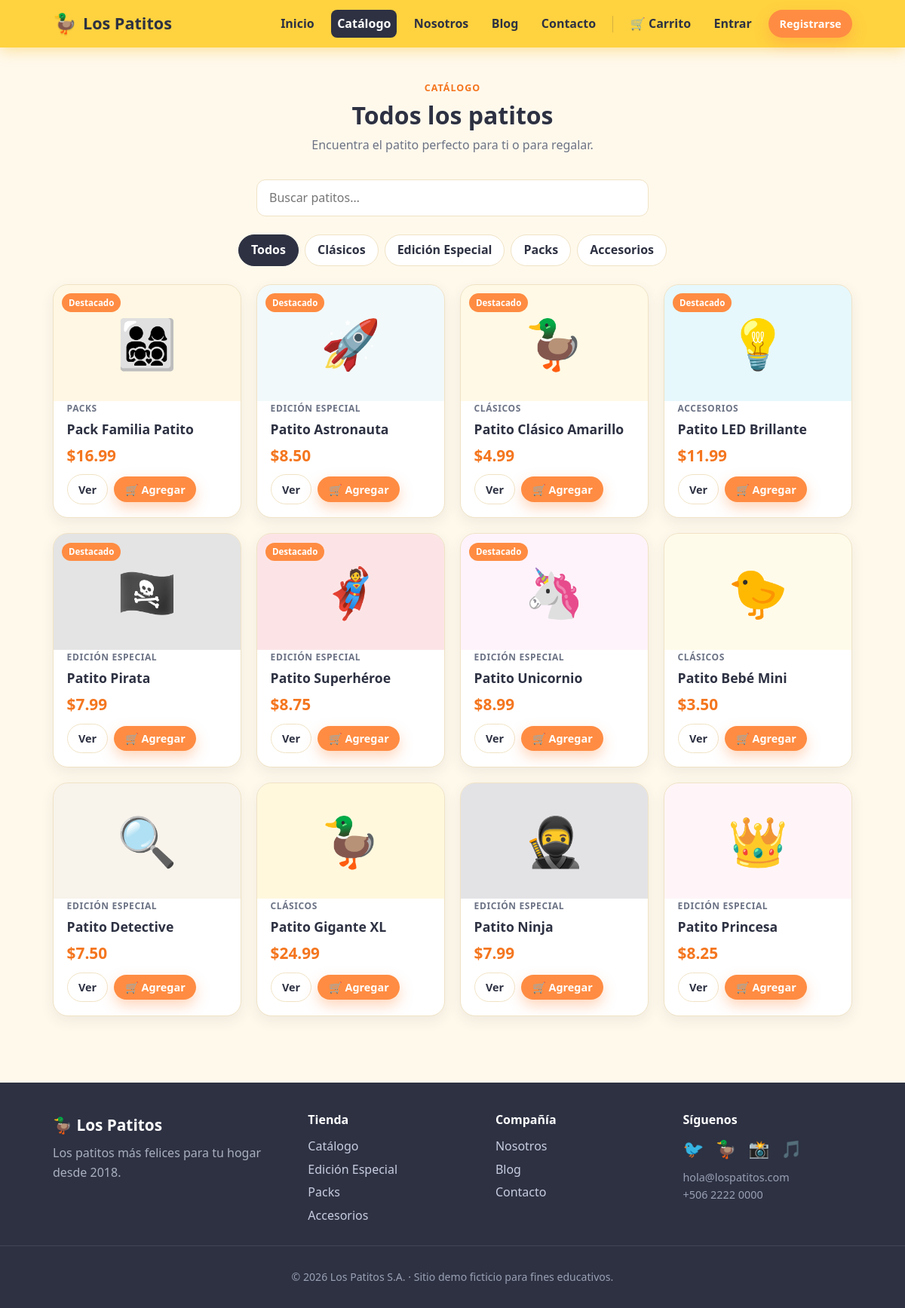
The page /productos.php on the database its author committed.
### tables this page shows
CREATE TABLE IF NOT EXISTS categorias (
    id BIGINT UNSIGNED AUTO_INCREMENT PRIMARY KEY,
    nombre VARCHAR(80) NOT NULL,
    slug VARCHAR(80) NOT NULL,
    descripcion VARCHAR(255) NULL,
    UNIQUE KEY uk_categorias_slug (slug)
);

CREATE TABLE IF NOT EXISTS productos (
    id BIGINT UNSIGNED AUTO_INCREMENT PRIMARY KEY,
    categoria_id BIGINT UNSIGNED NULL,
    nombre VARCHAR(120) NOT NULL,
    slug VARCHAR(120) NOT NULL,
    descripcion TEXT NULL,
    precio DECIMAL(10, 2) NOT NULL DEFAULT 0.00,
    emoji VARCHAR(16) NOT NULL DEFAULT '🦆',
    color_hex VARCHAR(7) NOT NULL DEFAULT '#FFD23F',
    stock INT NOT NULL DEFAULT 0,
    destacado TINYINT(1) NOT NULL DEFAULT 0,
    estado ENUM('activo', 'inactivo') NOT NULL DEFAULT 'activo',
    fecha_creacion TIMESTAMP NOT NULL DEFAULT CURRENT_TIMESTAMP,
    UNIQUE KEY uk_productos_slug (slug),
    KEY idx_productos_categoria (categoria_id),
    CONSTRAINT fk_productos_categoria FOREIGN KEY (categoria_id)
        REFERENCES categorias (id) ON DELETE SET NULL
);

### includes/helpers.php (called while the page is built, shortened)
<?php
function e(?string $value): string
{
    return htmlspecialchars((string) $value, ENT_QUOTES, 'UTF-8');
}

### config.php (called while the page is built, shortened)
<?php
function db(): PDO
{
    static $pdo = null;
    if ($pdo instanceof PDO) {
        return $pdo;
    }
    $dsn = sprintf(
        'mysql:host=%s;port=%s;dbname=%s;charset=utf8mb4',
        DB_HOST,
        DB_PORT,
        DB_NAME
    );
    $options = [
        PDO::ATTR_ERRMODE => PDO::ERRMODE_EXCEPTION,
        PDO::ATTR_DEFAULT_FETCH_MODE => PDO::FETCH_ASSOC,
        PDO::ATTR_EMULATE_PREPARES => false,
    ];
    $pdo = new PDO($dsn, DB_USER, DB_PASS, $options);
    return $pdo;
}

### includes/catalog.php (called while the page is built, shortened)
<?php
require_once __DIR__ . '/../config.php';
function get_categorias(): array
{
    return db()->query('SELECT id, nombre, slug, descripcion FROM categorias ORDER BY id')
        ->fetchAll();
}
function get_productos(?string $categoriaSlug = null, ?string $busqueda = null): array
{
    $sql = "SELECT p.id, p.nombre, p.slug, p.descripcion, p.precio, p.emoji, p.color_hex,
                   p.stock, p.destacado, c.nombre AS categoria, c.slug AS categoria_slug
            FROM productos p
            LEFT JOIN categorias c ON c.id = p.categoria_id
            WHERE p.estado = 'activo'";
    $params = [];
    $sql .= ' ORDER BY p.destacado DESC, p.nombre ASC';
    $stmt = db()->prepare($sql);
    $stmt->execute($params);
    return $stmt->fetchAll();
}

### productos.php (the view, shortened to what this page needs)
<?php
require_once __DIR__ . '/config.php';
require_once __DIR__ . '/includes/layout.php';
require_once __DIR__ . '/includes/catalog.php';
$categoriaSlug = trim((string) ($_GET['categoria'] ?? ''));
$busqueda = trim((string) ($_GET['q'] ?? ''));
$categorias = get_categorias();
$categoriaActual = $categoriaSlug !== '' ? get_categoria_por_slug($categoriaSlug) : null;
$productos = get_productos($categoriaActual ? $categoriaSlug : null, $busqueda !== '' ? $busqueda : null);
?>
<section class="section">
    <div class="container">
        <div class="section__head">
            <span class="eyebrow">Catálogo</span>
            <h2><?= $categoriaActual ? e($categoriaActual['nombre']) : 'Todos los patitos' ?></h2>
            <p><?= $categoriaActual ? e($categoriaActual['descripcion']) : 'Encuentra el patito perfecto para ti o para regalar.' ?></p>
        </div>
        <form method="get" class="form" style="max-width:520px;margin:0 auto 1.5rem;">
            <div class="form__group">
                <input type="search" name="q" value="<?= e($busqueda) ?>" placeholder="Buscar patitos…" aria-label="Buscar">
            </div>
        </form>
        <div class="chips">
            <a class="chip<?= $categoriaSlug === '' ? ' is-active' : '' ?>" href="productos.php">Todos</a>
            <?php foreach ($categorias as $c): ?>
                <a class="chip<?= $categoriaSlug === $c['slug'] ? ' is-active' : '' ?>" href="productos.php?categoria=<?= e($c['slug']) ?>"><?= e($c['nombre']) ?></a>
            <?php endforeach; ?>
        </div>
        <?php if ($productos === []): ?>
            <p class="text-center muted">No encontramos patitos que coincidan con tu búsqueda. 🦆</p>
        <?php else: ?>
            <div class="grid grid--products">
                <?php foreach ($productos as $p): ?>
                    <article class="product">
                        <div class="product__media" style="background: <?= e($p['color_hex']) ?>22;">
                            <?php if ((int) $p['destacado'] === 1): ?><span class="product__tag">Destacado</span><?php endif; ?>
                            <?= e($p['emoji']) ?>
                        </div>
                        <div class="product__body">
                            <span class="product__cat"><?= e($p['categoria'] ?? 'General') ?></span>
                            <h3 class="product__name"><a href="producto.php?slug=<?= e($p['slug']) ?>"><?= e($p['nombre']) ?></a></h3>
                            <div class="product__price"><?= e(money($p['precio'])) ?></div>
                            <div class="product__foot">
                                <a class="button button--ghost button--sm" href="producto.php?slug=<?= e($p['slug']) ?>">Ver</a>
                                <form method="post" action="carrito.php" style="margin:0;">
                                    <button type="submit" class="button button--primary button--sm">🛒 Agregar</button>
                                </form>
                            </div>
                        </div>
                    </article>
                <?php endforeach; ?>
            </div>
        <?php endif; ?>
    </div>
</section>

### assets/css/styles.css (style rules this page uses)
:root { --duck: #ffd23f; --duck-dark: #f4b400; --water: #00b4d8; --water-dark: #0096c7; --beak: #ff8c42; --beak-dark: #f4761f; --cream: #fff9ec; --card: #ffffff; --border: #f0e3c5; --text: #2d3142; --muted: #6c7385; --success-bg: #e6f8ee; --success-text: #1b7f46; --error-bg: #fdecec; --error-text: #c4321f; --shadow: 0 18px 50px rgba(45, 49, 66, 0.10); --shadow-sm: 0 6px 18px rgba(45, 49, 66, 0.08); --radius: 20px; }
* { box-sizing: border-box; }
html { scroll-behavior: smooth; }
body { margin: 0; font-family: "Segoe UI", "Trebuchet MS", Arial, sans-serif; background: var(--cream); color: var(--text); line-height: 1.6; display: flex; flex-direction: column; min-height: 100vh; }
h1, h2, h3, h4 { line-height: 1.2; color: var(--text); }
a { color: var(--water-dark); text-decoration: none; font-weight: 600; }
.container { width: 100%; max-width: 1100px; margin: 0 auto; padding: 0 1.25rem; }
.section { padding: 2.5rem 0; }
.section__head { text-align: center; max-width: 640px; margin: 0 auto 2rem; }
.section__head h2 { font-size: 2rem; margin: 0 0 0.5rem; }
.section__head p { color: var(--muted); margin: 0; }
.eyebrow { display: inline-block; text-transform: uppercase; letter-spacing: 0.08em; font-size: 0.78rem; font-weight: 800; color: var(--beak-dark); margin-bottom: 0.4rem; }
.button { display: inline-flex; align-items: center; justify-content: center; gap: 0.4rem; border: 0; border-radius: 999px; padding: 0.8rem 1.4rem; font-size: 1rem; font-weight: 700; font-family: inherit; cursor: pointer; text-decoration: none; transition: transform 0.15s ease, box-shadow 0.15s ease, background 0.15s ease; }
.button--primary { background: var(--beak); color: #fff; box-shadow: 0 8px 18px rgba(255, 140, 66, 0.35); }
.button--ghost { background: rgba(255, 255, 255, 0.7); color: var(--text); border: 1px solid var(--border); }
.button--sm { padding: 0.45rem 0.9rem; font-size: 0.9rem; }
.grid { display: grid; gap: 1.25rem; }
.grid--products { grid-template-columns: repeat(auto-fill, minmax(220px, 1fr)); }
.product { background: var(--card); border: 1px solid var(--border); border-radius: var(--radius); box-shadow: var(--shadow-sm); overflow: hidden; display: flex; flex-direction: column; transition: transform 0.15s ease, box-shadow 0.15s ease; }
.product__media { position: relative; font-size: 4rem; text-align: center; padding: 1.6rem 1rem; }
.product__tag { position: absolute; top: 0.7rem; left: 0.7rem; background: var(--beak); color: #fff; font-size: 0.72rem; font-weight: 800; padding: 0.2rem 0.55rem; border-radius: 999px; }
.product__body { padding: 0 1.1rem 1.1rem; display: flex; flex-direction: column; gap: 0.5rem; flex: 1; }
.product__cat { font-size: 0.75rem; text-transform: uppercase; letter-spacing: 0.05em; color: var(--muted); font-weight: 700; }
.product__name { font-size: 1.1rem; margin: 0; }
.product__name a { color: var(--text); }
.product__price { font-size: 1.3rem; font-weight: 800; color: var(--beak-dark); }
.product__foot { margin-top: auto; display: flex; gap: 0.5rem; align-items: center; }
.chips { display: flex; flex-wrap: wrap; gap: 0.5rem; justify-content: center; margin-bottom: 1.5rem; }
.chip { padding: 0.45rem 1rem; border-radius: 999px; background: #fff; border: 1px solid var(--border); color: var(--text); font-weight: 600; }
.chip.is-active { background: var(--text); color: #fff; border-color: var(--text); }
.form { display: grid; gap: 1rem; }
.form__group { display: grid; gap: 0.4rem; }
.form__group input, .form__group textarea, .form__group select { width: 100%; padding: 0.8rem 1rem; border-radius: 12px; border: 1px solid var(--border); font-size: 1rem; font-family: inherit; background: #fff; outline: none; transition: border-color 0.2s ease, box-shadow 0.2s ease; }

### rows shown on the page
categorias: nombre "Clásicos"
categorias: nombre "Edición Especial"
categorias: nombre "Packs"
categorias: nombre "Accesorios"
productos: destacado "Destacado", emoji "👨‍👩‍👧‍👦", categoria.nombre "PACKS", nombre "Pack Familia Patito", precio "$16.99"
productos: destacado "Destacado", emoji "🚀", categoria.nombre "EDICIÓN ESPECIAL", nombre "Patito Astronauta", precio "$8.50"
productos: destacado "Destacado", emoji "🦆", categoria.nombre "CLÁSICOS", nombre "Patito Clásico Amarillo", precio "$4.99"
productos: destacado "Destacado", emoji "💡", categoria.nombre "ACCESORIOS", nombre "Patito LED Brillante", precio "$11.99"
productos: destacado "Destacado", emoji "🏴‍☠️", categoria.nombre "EDICIÓN ESPECIAL", nombre "Patito Pirata", precio "$7.99"
productos: destacado "Destacado", emoji "🦸", categoria.nombre "EDICIÓN ESPECIAL", nombre "Patito Superhéroe", precio "$8.75"
productos: destacado "Destacado", emoji "🦄", categoria.nombre "EDICIÓN ESPECIAL", nombre "Patito Unicornio", precio "$8.99"
productos: emoji "🐤", categoria.nombre "CLÁSICOS", nombre "Patito Bebé Mini", precio "$3.50"
productos: emoji "🔍", categoria.nombre "EDICIÓN ESPECIAL", nombre "Patito Detective", precio "$7.50"
productos: emoji "🦆", categoria.nombre "CLÁSICOS", nombre "Patito Gigante XL", precio "$24.99"
productos: emoji "🥷", categoria.nombre "EDICIÓN ESPECIAL", nombre "Patito Ninja", precio "$7.99"
productos: emoji "👑", categoria.nombre "EDICIÓN ESPECIAL", nombre "Patito Princesa", precio "$8.25"

### other values the page prints
$label "Inicio"
$label "Catálogo"
$label "Nosotros"
$label "Blog"
$label "Contacto"
$year "2026"
